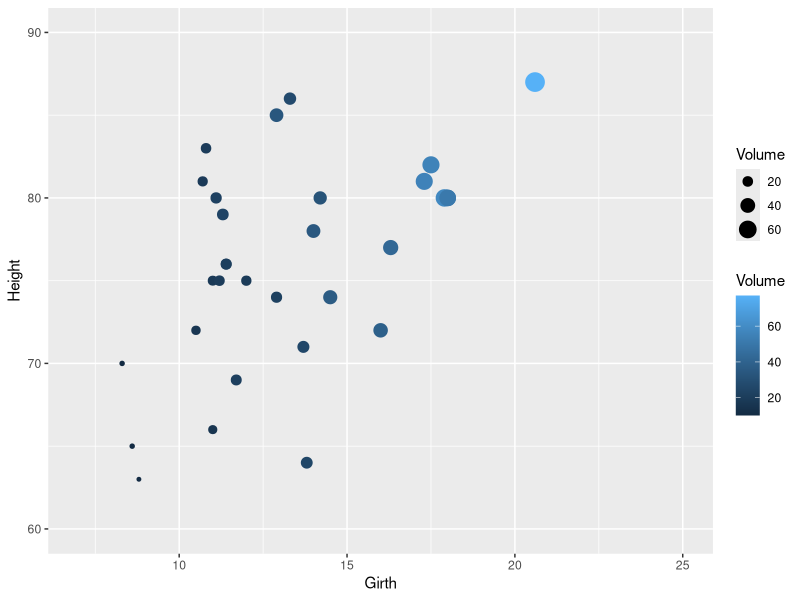

Reproduce this figure in R.
## ---- chunk 1
library(ggplot2)
## ---- chunk 2
bd <- datasets::trees
head(bd, 5)
## ---- chunk 3
ggplot(bd, aes(x = Girth, y = Height))+
        geom_point(aes(col = Volume, size = Volume)) +
        xlim(c(7, 25)) +
        ylim(c(60, 90))
